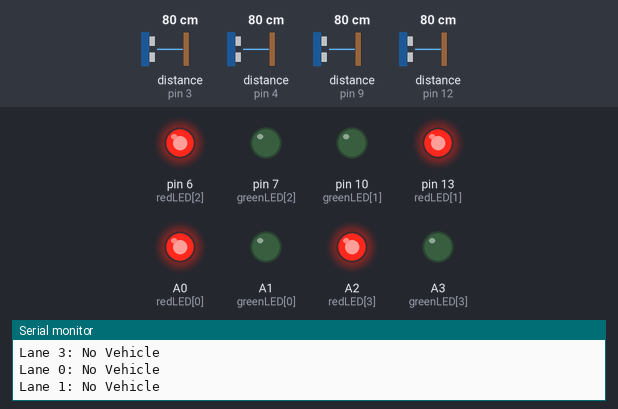
A sketch run on a simulated Arduino Uno, built with avr-gcc and run on an emulated ATmega328P. Shown: output pins drawn as LEDs (lit = HIGH), the last lines printed to the serial monitor. Wiring (inferred from the names in the program): 4 × ultrasonic range finder: trigger pin 2, echo pin 9 / trigger pin 5, echo pin 4 / trigger pin 8, echo pin 3 / trigger pin 11, echo pin 12. The inputs (shaded band) are chosen by the test bench; at power-on: distance to the obstacle (sensors on pin 3, pin 4, pin 9, pin 12) 80 cm. The echo pulse lasts 58.3 µs per cm; pins used as bus, display or sensor lines are not drawn.

Above: at 1.2 s.
1.3 s: distance to the obstacle (sensor on pin 3) set to 24 cm
4.3 s: distance to the obstacle (sensor on pin 3) set to 20 cm
At 5.3 s:
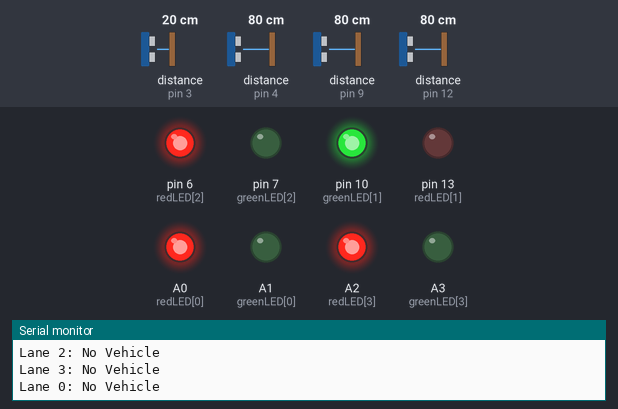
Timing chart, 0 to 7.3 s (numbered marks = the images above; inputs shaded):
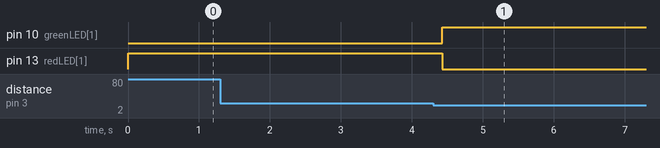

Measured:
- the behaviour switches between 22 and 21 cm on distance to the obstacle (sensor on pin 3) (found by bisection; images 0 and 1)
- after the input at 4.3 s, pin 10 (greenLED[1]): LOW → HIGH after 0.13 s; pin 13 (redLED[1]): HIGH → LOW after 0.13 s

The sketch:

Smart_traffic_control_system.ino
```cpp
// ---------- PIN DEFINITIONS ----------
const int trigPin[4]  = {2, 8, 5, 11};
const int echoPin[4]  = {9, 3, 4, 12};

const int redLED[4]   = {A0, 13, 6, A2};
const int greenLED[4] = {A1, 10, 7, A3};

// ---------- VARIABLES ----------
int currentLane = -1;                 // Active GREEN lane
unsigned long greenStartTime = 0;     // Time when GREEN started
const unsigned long GREEN_TIME = 15000; // 15 seconds max
const int DETECT_DIST = 20;           // cm

// ---------- SETUP ----------
void setup() {
  Serial.begin(9600);
  for (int i = 0; i < 4; i++) {
    pinMode(trigPin[i], OUTPUT);
    pinMode(echoPin[i], INPUT);
    pinMode(redLED[i], OUTPUT);
    pinMode(greenLED[i], OUTPUT);
  }
  setAllRed();
}

// ---------- MAIN LOOP ----------
void loop() {
  bool traffic[4];

  // Read traffic presence
  for (int i = 0; i < 4; i++) {
    traffic[i] = detectVehicle(i);
    Serial.print("Lane "); Serial.print(i);
    Serial.print(": "); Serial.println(traffic[i] ? "Vehicle" : "No Vehicle");
  }

  int trafficCount = countTraffic(traffic);

  if (trafficCount == 0) {
    setAllRed();
    currentLane = -1;
    return;
  }

  if (trafficCount == 1) {
    for (int i = 0; i < 4; i++) {
      if (traffic[i]) {
        setGreen(i);
        currentLane = i;
      }
    }
    return;
  }

  handleMultipleTraffic(traffic);
}

// ---------- FUNCTIONS ----------
bool detectVehicle(int lane) {
  digitalWrite(trigPin[lane], LOW);
  delayMicroseconds(2);
  digitalWrite(trigPin[lane], HIGH);
  delayMicroseconds(10);
  digitalWrite(trigPin[lane], LOW);

  long duration = pulseIn(echoPin[lane], HIGH, 25000);
  int distance = duration * 0.034 / 2;

  return (distance > 0 && distance <= DETECT_DIST);
}

int countTraffic(bool t[]) {
  int count = 0;
  for (int i = 0; i < 4; i++) if (t[i]) count++;
  return count;
}

void handleMultipleTraffic(bool traffic[]) {
  unsigned long now = millis();

  // Pick next lane if none active
  if (currentLane == -1) {
    currentLane = getNextLane(traffic, 0);
    greenStartTime = now;
    setGreen(currentLane);
    return;
  }

  // If current lane cleared
  if (!traffic[currentLane]) {
    setRed(currentLane);
    currentLane = getNextLane(traffic, currentLane + 1);
    greenStartTime = now;
    setGreen(currentLane);
    return;
  }

  // If GREEN time exceeded
  if (now - greenStartTime >= GREEN_TIME) {
    setRed(currentLane);
    currentLane = getNextLane(traffic, currentLane + 1);
    greenStartTime = now;
    setGreen(currentLane);
  }
}

int getNextLane(bool traffic[], int start) {
  for (int i = 0; i < 4; i++) {
    int lane = (start + i) % 4;
    if (traffic[lane]) return lane;
  }
  return -1;
}

// ---------- LED CONTROL ----------
void setAllRed() {
  for (int i = 0; i < 4; i++) {
    digitalWrite(redLED[i], HIGH);
    digitalWrite(greenLED[i], LOW);
  }
}

void setGreen(int lane) {
  setAllRed();
  digitalWrite(redLED[lane], LOW);
  digitalWrite(greenLED[lane], HIGH);
}

void setRed(int lane) {
  digitalWrite(redLED[lane], HIGH);
  digitalWrite(greenLED[lane], LOW);
}
```
